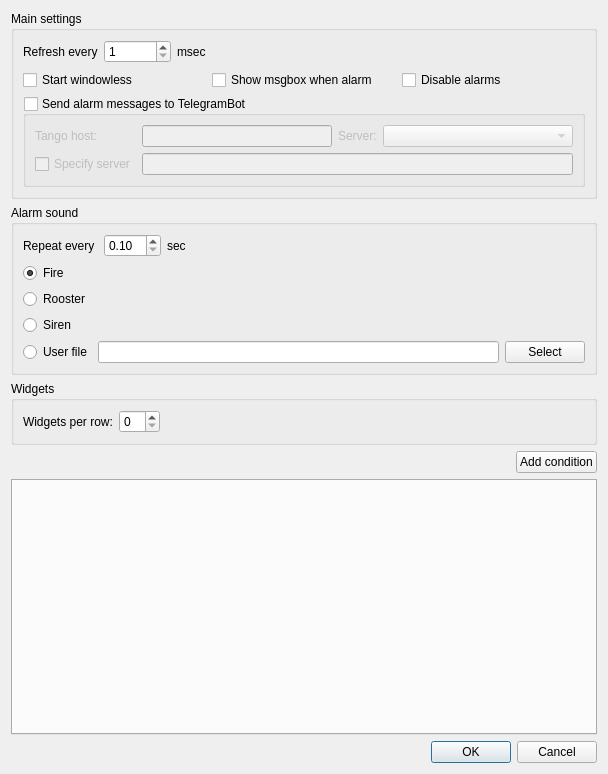
<?xml version="1.0" encoding="UTF-8"?>
<ui version="4.0">
 <class>Settings</class>
 <widget class="QDialog" name="Settings">
  <property name="geometry">
   <rect>
    <x>0</x>
    <y>0</y>
    <width>608</width>
    <height>774</height>
   </rect>
  </property>
  <property name="windowTitle">
   <string>Beamline monitor settings</string>
  </property>
  <layout class="QVBoxLayout" name="verticalLayout_3">
   <item>
    <widget class="QGroupBox" name="groupBox_3">
     <property name="title">
      <string>Main settings</string>
     </property>
     <layout class="QVBoxLayout" name="verticalLayout_4">
      <item>
       <layout class="QHBoxLayout" name="horizontalLayout_5">
        <item>
         <widget class="QLabel" name="label_6">
          <property name="text">
           <string>Refresh every</string>
          </property>
         </widget>
        </item>
        <item>
         <widget class="QSpinBox" name="sp_refresh">
          <property name="minimum">
           <number>1</number>
          </property>
          <property name="maximum">
           <number>100000</number>
          </property>
         </widget>
        </item>
        <item>
         <widget class="QLabel" name="label_7">
          <property name="text">
           <string>msec</string>
          </property>
         </widget>
        </item>
        <item>
         <spacer name="horizontalSpacer_5">
          <property name="orientation">
           <enum>Qt::Horizontal</enum>
          </property>
          <property name="sizeHint" stdset="0">
           <size>
            <width>451</width>
            <height>24</height>
           </size>
          </property>
         </spacer>
        </item>
       </layout>
      </item>
      <item>
       <layout class="QHBoxLayout" name="horizontalLayout_6">
        <item>
         <widget class="QCheckBox" name="chk_windowless">
          <property name="text">
           <string>Start windowless</string>
          </property>
         </widget>
        </item>
        <item>
         <widget class="QCheckBox" name="chk_msgbox">
          <property name="text">
           <string>Show msgbox when alarm</string>
          </property>
         </widget>
        </item>
        <item>
         <widget class="QCheckBox" name="chk_no_alarm">
          <property name="text">
           <string>Disable alarms</string>
          </property>
         </widget>
        </item>
       </layout>
      </item>
      <item>
       <widget class="QGroupBox" name="gr_telegram_bot">
        <property name="title">
         <string>Send alarm messages to TelegramBot</string>
        </property>
        <property name="checkable">
         <bool>true</bool>
        </property>
        <property name="checked">
         <bool>false</bool>
        </property>
        <layout class="QGridLayout" name="gridLayout_2">
         <item row="0" column="2">
          <widget class="QLabel" name="label_5">
           <property name="text">
            <string>Server:</string>
           </property>
          </widget>
         </item>
         <item row="0" column="0">
          <widget class="QLabel" name="label_4">
           <property name="text">
            <string>Tango host:</string>
           </property>
          </widget>
         </item>
         <item row="0" column="1">
          <widget class="QLineEdit" name="le_tango_host">
           <property name="sizePolicy">
            <sizepolicy hsizetype="Expanding" vsizetype="Fixed">
             <horstretch>0</horstretch>
             <verstretch>0</verstretch>
            </sizepolicy>
           </property>
          </widget>
         </item>
         <item row="0" column="3">
          <widget class="QComboBox" name="cmb_telegram_bot">
           <property name="sizePolicy">
            <sizepolicy hsizetype="Expanding" vsizetype="Fixed">
             <horstretch>0</horstretch>
             <verstretch>0</verstretch>
            </sizepolicy>
           </property>
          </widget>
         </item>
         <item row="1" column="0">
          <widget class="QCheckBox" name="chk_specify_server">
           <property name="text">
            <string>Specify server</string>
           </property>
          </widget>
         </item>
         <item row="1" column="1" colspan="3">
          <widget class="QLineEdit" name="le_telegram_server">
           <property name="enabled">
            <bool>false</bool>
           </property>
           <property name="sizePolicy">
            <sizepolicy hsizetype="Expanding" vsizetype="Fixed">
             <horstretch>0</horstretch>
             <verstretch>0</verstretch>
            </sizepolicy>
           </property>
          </widget>
         </item>
        </layout>
       </widget>
      </item>
     </layout>
    </widget>
   </item>
   <item>
    <widget class="QGroupBox" name="groupBox">
     <property name="title">
      <string>Alarm sound</string>
     </property>
     <layout class="QVBoxLayout" name="verticalLayout">
      <item>
       <layout class="QHBoxLayout" name="horizontalLayout">
        <item>
         <widget class="QLabel" name="label">
          <property name="text">
           <string>Repeat every </string>
          </property>
         </widget>
        </item>
        <item>
         <widget class="QDoubleSpinBox" name="dsp_alarm_refresh">
          <property name="minimum">
           <double>0.100000000000000</double>
          </property>
         </widget>
        </item>
        <item>
         <widget class="QLabel" name="label_2">
          <property name="text">
           <string>sec</string>
          </property>
         </widget>
        </item>
        <item>
         <spacer name="horizontalSpacer">
          <property name="orientation">
           <enum>Qt::Horizontal</enum>
          </property>
          <property name="sizeHint" stdset="0">
           <size>
            <width>40</width>
            <height>20</height>
           </size>
          </property>
         </spacer>
        </item>
       </layout>
      </item>
      <item>
       <layout class="QGridLayout" name="gridLayout">
        <item row="0" column="0">
         <widget class="QRadioButton" name="rb_fire">
          <property name="text">
           <string>Fire</string>
          </property>
          <property name="checked">
           <bool>true</bool>
          </property>
          <attribute name="buttonGroup">
           <string notr="true">bg_sound</string>
          </attribute>
         </widget>
        </item>
        <item row="1" column="0">
         <widget class="QRadioButton" name="rb_rooster">
          <property name="text">
           <string>Rooster</string>
          </property>
          <attribute name="buttonGroup">
           <string notr="true">bg_sound</string>
          </attribute>
         </widget>
        </item>
        <item row="2" column="0">
         <widget class="QRadioButton" name="rb_siren">
          <property name="text">
           <string>Siren</string>
          </property>
          <attribute name="buttonGroup">
           <string notr="true">bg_sound</string>
          </attribute>
         </widget>
        </item>
        <item row="3" column="0">
         <widget class="QRadioButton" name="rb_user">
          <property name="text">
           <string>User file</string>
          </property>
          <attribute name="buttonGroup">
           <string notr="true">bg_sound</string>
          </attribute>
         </widget>
        </item>
        <item row="3" column="1">
         <widget class="QLineEdit" name="le_file"/>
        </item>
        <item row="3" column="2">
         <widget class="QPushButton" name="cmd_file">
          <property name="text">
           <string>Select</string>
          </property>
         </widget>
        </item>
       </layout>
      </item>
     </layout>
    </widget>
   </item>
   <item>
    <widget class="QGroupBox" name="groupBox_2">
     <property name="title">
      <string>Widgets</string>
     </property>
     <layout class="QVBoxLayout" name="verticalLayout_2">
      <item>
       <layout class="QHBoxLayout" name="horizontalLayout_3">
        <item>
         <widget class="QLabel" name="label_3">
          <property name="text">
           <string>Widgets per row:</string>
          </property>
         </widget>
        </item>
        <item>
         <widget class="QSpinBox" name="sp_widgets_per_row"/>
        </item>
        <item>
         <spacer name="horizontalSpacer_2">
          <property name="orientation">
           <enum>Qt::Horizontal</enum>
          </property>
          <property name="sizeHint" stdset="0">
           <size>
            <width>40</width>
            <height>20</height>
           </size>
          </property>
         </spacer>
        </item>
       </layout>
      </item>
     </layout>
    </widget>
   </item>
   <item>
    <layout class="QHBoxLayout" name="horizontalLayout_4">
     <item>
      <spacer name="horizontalSpacer_4">
       <property name="orientation">
        <enum>Qt::Horizontal</enum>
       </property>
       <property name="sizeHint" stdset="0">
        <size>
         <width>40</width>
         <height>20</height>
        </size>
       </property>
      </spacer>
     </item>
     <item>
      <widget class="QPushButton" name="cmd_add_condition">
       <property name="text">
        <string>Add condition</string>
       </property>
      </widget>
     </item>
    </layout>
   </item>
   <item>
    <widget class="QTabWidget" name="tw_conditions">
     <property name="currentIndex">
      <number>-1</number>
     </property>
    </widget>
   </item>
   <item>
    <widget class="QDialogButtonBox" name="buttonBox">
     <property name="orientation">
      <enum>Qt::Horizontal</enum>
     </property>
     <property name="standardButtons">
      <set>QDialogButtonBox::Cancel|QDialogButtonBox::Ok</set>
     </property>
    </widget>
   </item>
  </layout>
 </widget>
 <resources/>
 <connections>
  <connection>
   <sender>buttonBox</sender>
   <signal>accepted()</signal>
   <receiver>Settings</receiver>
   <slot>accept()</slot>
   <hints>
    <hint type="sourcelabel">
     <x>248</x>
     <y>254</y>
    </hint>
    <hint type="destinationlabel">
     <x>157</x>
     <y>274</y>
    </hint>
   </hints>
  </connection>
  <connection>
   <sender>buttonBox</sender>
   <signal>rejected()</signal>
   <receiver>Settings</receiver>
   <slot>reject()</slot>
   <hints>
    <hint type="sourcelabel">
     <x>316</x>
     <y>260</y>
    </hint>
    <hint type="destinationlabel">
     <x>286</x>
     <y>274</y>
    </hint>
   </hints>
  </connection>
 </connections>
 <buttongroups>
  <buttongroup name="bg_sound"/>
 </buttongroups>
</ui>
